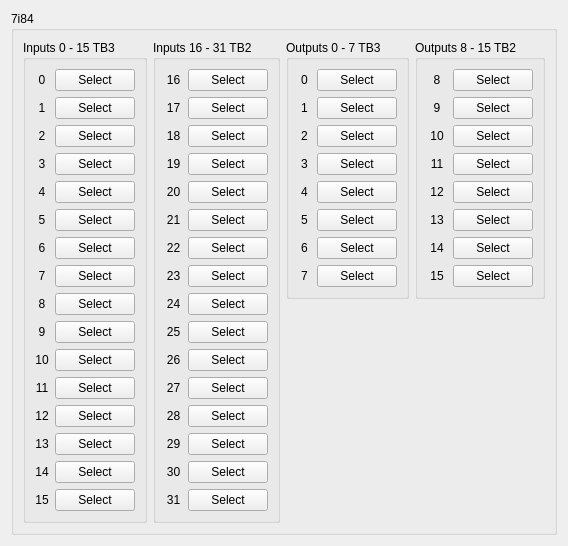
          <widget class="QWidget" name="ss7i84">
           <layout class="QGridLayout" name="gridLayout_60">
            <item row="0" column="0">
             <widget class="QGroupBox" name="groupBox_22">
              <property name="title">
               <string>7i84</string>
              </property>
              <layout class="QGridLayout" name="gridLayout_65">
               <item row="0" column="3">
                <widget class="QGroupBox" name="groupBox_26">
                 <property name="title">
                  <string>Outputs 8 - 15 TB2</string>
                 </property>
                 <layout class="QGridLayout" name="gridLayout_64">
                  <item row="2" column="0">
                   <widget class="QLabel" name="label_460">
                    <property name="text">
                     <string>10</string>
                    </property>
                    <property name="alignment">
                     <set>Qt::AlignCenter</set>
                    </property>
                   </widget>
                  </item>
                  <item row="1" column="0">
                   <widget class="QLabel" name="label_466">
                    <property name="text">
                     <string>9</string>
                    </property>
                    <property name="alignment">
                     <set>Qt::AlignCenter</set>
                    </property>
                   </widget>
                  </item>
                  <item row="7" column="0">
                   <widget class="QLabel" name="label_465">
                    <property name="text">
                     <string>15</string>
                    </property>
                    <property name="alignment">
                     <set>Qt::AlignCenter</set>
                    </property>
                   </widget>
                  </item>
                  <item row="0" column="0">
                   <widget class="QLabel" name="label_467">
                    <property name="text">
                     <string>8</string>
                    </property>
                    <property name="alignment">
                     <set>Qt::AlignCenter</set>
                    </property>
                   </widget>
                  </item>
                  <item row="5" column="0">
                   <widget class="QLabel" name="label_463">
                    <property name="text">
                     <string>13</string>
                    </property>
                    <property name="alignment">
                     <set>Qt::AlignCenter</set>
                    </property>
                   </widget>
                  </item>
                  <item row="6" column="0">
                   <widget class="QLabel" name="label_464">
                    <property name="text">
                     <string>14</string>
                    </property>
                    <property name="alignment">
                     <set>Qt::AlignCenter</set>
                    </property>
                   </widget>
                  </item>
                  <item row="4" column="0">
                   <widget class="QLabel" name="label_462">
                    <property name="text">
                     <string>12</string>
                    </property>
                    <property name="alignment">
                     <set>Qt::AlignCenter</set>
                    </property>
                   </widget>
                  </item>
                  <item row="3" column="0">
                   <widget class="QLabel" name="label_461">
                    <property name="text">
                     <string>11</string>
                    </property>
                    <property name="alignment">
                     <set>Qt::AlignCenter</set>
                    </property>
                   </widget>
                  </item>
                  <item row="0" column="1">
                   <widget class="QPushButton" name="ss7i84out_8">
                    <property name="text">
                     <string>Select</string>
                    </property>
                   </widget>
                  </item>
                  <item row="1" column="1">
                   <widget class="QPushButton" name="ss7i84out_9">
                    <property name="text">
                     <string>Select</string>
                    </property>
                   </widget>
                  </item>
                  <item row="2" column="1">
                   <widget class="QPushButton" name="ss7i84out_10">
                    <property name="text">
                     <string>Select</string>
                    </property>
                   </widget>
                  </item>
                  <item row="3" column="1">
                   <widget class="QPushButton" name="ss7i84out_11">
                    <property name="text">
                     <string>Select</string>
                    </property>
                   </widget>
                  </item>
                  <item row="4" column="1">
                   <widget class="QPushButton" name="ss7i84out_12">
                    <property name="text">
                     <string>Select</string>
                    </property>
                   </widget>
                  </item>
                  <item row="5" column="1">
                   <widget class="QPushButton" name="ss7i84out_13">
                    <property name="text">
                     <string>Select</string>
                    </property>
                   </widget>
                  </item>
                  <item row="6" column="1">
                   <widget class="QPushButton" name="ss7i84out_14">
                    <property name="text">
                     <string>Select</string>
                    </property>
                   </widget>
                  </item>
                  <item row="7" column="1">
                   <widget class="QPushButton" name="ss7i84out_15">
                    <property name="text">
                     <string>Select</string>
                    </property>
                   </widget>
                  </item>
                 </layout>
                </widget>
               </item>
               <item row="0" column="2">
                <widget class="QGroupBox" name="groupBox_23">
                 <property name="title">
                  <string>Outputs 0 - 7 TB3</string>
                 </property>
                 <layout class="QGridLayout" name="gridLayout_61">
                  <item row="2" column="0">
                   <widget class="QLabel" name="label_454">
                    <property name="text">
                     <string>2</string>
                    </property>
                    <property name="alignment">
                     <set>Qt::AlignCenter</set>
                    </property>
                   </widget>
                  </item>
                  <item row="3" column="0">
                   <widget class="QLabel" name="label_455">
                    <property name="text">
                     <string>3</string>
                    </property>
                    <property name="alignment">
                     <set>Qt::AlignCenter</set>
                    </property>
                   </widget>
                  </item>
                  <item row="4" column="0">
                   <widget class="QLabel" name="label_456">
                    <property name="text">
                     <string>4</string>
                    </property>
                    <property name="alignment">
                     <set>Qt::AlignCenter</set>
                    </property>
                   </widget>
                  </item>
                  <item row="5" column="0">
                   <widget class="QLabel" name="label_457">
                    <property name="text">
                     <string>5</string>
                    </property>
                    <property name="alignment">
                     <set>Qt::AlignCenter</set>
                    </property>
                   </widget>
                  </item>
                  <item row="6" column="0">
                   <widget class="QLabel" name="label_458">
                    <property name="text">
                     <string>6</string>
                    </property>
                    <property name="alignment">
                     <set>Qt::AlignCenter</set>
                    </property>
                   </widget>
                  </item>
                  <item row="7" column="0">
                   <widget class="QLabel" name="label_459">
                    <property name="text">
                     <string>7</string>
                    </property>
                    <property name="alignment">
                     <set>Qt::AlignCenter</set>
                    </property>
                   </widget>
                  </item>
                  <item row="1" column="0">
                   <widget class="QLabel" name="label_453">
                    <property name="text">
                     <string>1</string>
                    </property>
                    <property name="alignment">
                     <set>Qt::AlignCenter</set>
                    </property>
                   </widget>
                  </item>
                  <item row="0" column="0">
                   <widget class="QLabel" name="label_452">
                    <property name="text">
                     <string>0</string>
                    </property>
                    <property name="alignment">
                     <set>Qt::AlignCenter</set>
                    </property>
                   </widget>
                  </item>
                  <item row="0" column="1">
                   <widget class="QPushButton" name="ss7i84out_0">
                    <property name="text">
                     <string>Select</string>
                    </property>
                   </widget>
                  </item>
                  <item row="1" column="1">
                   <widget class="QPushButton" name="ss7i84out_1">
                    <property name="text">
                     <string>Select</string>
                    </property>
                   </widget>
                  </item>
                  <item row="2" column="1">
                   <widget class="QPushButton" name="ss7i84out_2">
                    <property name="text">
                     <string>Select</string>
                    </property>
                   </widget>
                  </item>
                  <item row="3" column="1">
                   <widget class="QPushButton" name="ss7i84out_3">
                    <property name="text">
                     <string>Select</string>
                    </property>
                   </widget>
                  </item>
                  <item row="4" column="1">
                   <widget class="QPushButton" name="ss7i84out_4">
                    <property name="text">
                     <string>Select</string>
                    </property>
                   </widget>
                  </item>
                  <item row="5" column="1">
                   <widget class="QPushButton" name="ss7i84out_5">
                    <property name="text">
                     <string>Select</string>
                    </property>
                   </widget>
                  </item>
                  <item row="6" column="1">
                   <widget class="QPushButton" name="ss7i84out_6">
                    <property name="text">
                     <string>Select</string>
                    </property>
                   </widget>
                  </item>
                  <item row="7" column="1">
                   <widget class="QPushButton" name="ss7i84out_7">
                    <property name="text">
                     <string>Select</string>
                    </property>
                   </widget>
                  </item>
                 </layout>
                </widget>
               </item>
               <item row="1" column="2">
                <spacer name="verticalSpacer_6">
                 <property name="orientation">
                  <enum>Qt::Vertical</enum>
                 </property>
                 <property name="sizeHint" stdset="0">
                  <size>
                   <width>20</width>
                   <height>40</height>
                  </size>
                 </property>
                </spacer>
               </item>
               <item row="1" column="3">
                <spacer name="verticalSpacer_7">
                 <property name="orientation">
                  <enum>Qt::Vertical</enum>
                 </property>
                 <property name="sizeHint" stdset="0">
                  <size>
                   <width>20</width>
                   <height>40</height>
                  </size>
                 </property>
                </spacer>
               </item>
               <item row="0" column="0" rowspan="2">
                <widget class="QGroupBox" name="groupBox_24">
                 <property name="title">
                  <string>Inputs 0 - 15 TB3</string>
                 </property>
                 <layout class="QGridLayout" name="gridLayout_62">
                  <item row="14" column="0">
                   <widget class="QLabel" name="label_434">
                    <property name="text">
                     <string>14</string>
                    </property>
                    <property name="alignment">
                     <set>Qt::AlignCenter</set>
                    </property>
                   </widget>
                  </item>
                  <item row="2" column="0">
                   <widget class="QLabel" name="label_422">
                    <property name="text">
                     <string>2</string>
                    </property>
                    <property name="alignment">
                     <set>Qt::AlignCenter</set>
                    </property>
                   </widget>
                  </item>
                  <item row="11" column="0">
                   <widget class="QLabel" name="label_431">
                    <property name="text">
                     <string>11</string>
                    </property>
                    <property name="alignment">
                     <set>Qt::AlignCenter</set>
                    </property>
                   </widget>
                  </item>
                  <item row="1" column="0">
                   <widget class="QLabel" name="label_421">
                    <property name="text">
                     <string>1</string>
                    </property>
                    <property name="alignment">
                     <set>Qt::AlignCenter</set>
                    </property>
                   </widget>
                  </item>
                  <item row="7" column="0">
                   <widget class="QLabel" name="label_427">
                    <property name="text">
                     <string>7</string>
                    </property>
                    <property name="alignment">
                     <set>Qt::AlignCenter</set>
                    </property>
                   </widget>
                  </item>
                  <item row="10" column="0">
                   <widget class="QLabel" name="label_430">
                    <property name="text">
                     <string>10</string>
                    </property>
                    <property name="alignment">
                     <set>Qt::AlignCenter</set>
                    </property>
                   </widget>
                  </item>
                  <item row="5" column="0">
                   <widget class="QLabel" name="label_425">
                    <property name="text">
                     <string>5</string>
                    </property>
                    <property name="alignment">
                     <set>Qt::AlignCenter</set>
                    </property>
                   </widget>
                  </item>
                  <item row="6" column="0">
                   <widget class="QLabel" name="label_426">
                    <property name="text">
                     <string>6</string>
                    </property>
                    <property name="alignment">
                     <set>Qt::AlignCenter</set>
                    </property>
                   </widget>
                  </item>
                  <item row="9" column="0">
                   <widget class="QLabel" name="label_429">
                    <property name="text">
                     <string>9</string>
                    </property>
                    <property name="alignment">
                     <set>Qt::AlignCenter</set>
                    </property>
                   </widget>
                  </item>
                  <item row="15" column="0">
                   <widget class="QLabel" name="label_435">
                    <property name="text">
                     <string>15</string>
                    </property>
                    <property name="alignment">
                     <set>Qt::AlignCenter</set>
                    </property>
                   </widget>
                  </item>
                  <item row="8" column="0">
                   <widget class="QLabel" name="label_428">
                    <property name="text">
                     <string>8</string>
                    </property>
                    <property name="alignment">
                     <set>Qt::AlignCenter</set>
                    </property>
                   </widget>
                  </item>
                  <item row="0" column="0">
                   <widget class="QLabel" name="label_418">
                    <property name="text">
                     <string>0</string>
                    </property>
                    <property name="alignment">
                     <set>Qt::AlignCenter</set>
                    </property>
                   </widget>
                  </item>
                  <item row="3" column="0">
                   <widget class="QLabel" name="label_423">
                    <property name="text">
                     <string>3</string>
                    </property>
                    <property name="alignment">
                     <set>Qt::AlignCenter</set>
                    </property>
                   </widget>
                  </item>
                  <item row="4" column="0">
                   <widget class="QLabel" name="label_424">
                    <property name="text">
                     <string>4</string>
                    </property>
                    <property name="alignment">
                     <set>Qt::AlignCenter</set>
                    </property>
                   </widget>
                  </item>
                  <item row="13" column="0">
                   <widget class="QLabel" name="label_433">
                    <property name="text">
                     <string>13</string>
                    </property>
                    <property name="alignment">
                     <set>Qt::AlignCenter</set>
                    </property>
                   </widget>
                  </item>
                  <item row="12" column="0">
                   <widget class="QLabel" name="label_432">
                    <property name="text">
                     <string>12</string>
                    </property>
                    <property name="alignment">
                     <set>Qt::AlignCenter</set>
                    </property>
                   </widget>
                  </item>
                  <item row="0" column="2">
                   <widget class="QPushButton" name="ss7i84in_0">
                    <property name="text">
                     <string>Select</string>
                    </property>
                   </widget>
                  </item>
                  <item row="1" column="2">
                   <widget class="QPushButton" name="ss7i84in_1">
                    <property name="text">
                     <string>Select</string>
                    </property>
                   </widget>
                  </item>
                  <item row="2" column="2">
                   <widget class="QPushButton" name="ss7i84in_2">
                    <property name="text">
                     <string>Select</string>
                    </property>
                   </widget>
                  </item>
                  <item row="3" column="2">
                   <widget class="QPushButton" name="ss7i84in_3">
                    <property name="text">
                     <string>Select</string>
                    </property>
                   </widget>
                  </item>
                  <item row="4" column="2">
                   <widget class="QPushButton" name="ss7i84in_4">
                    <property name="text">
                     <string>Select</string>
                    </property>
                   </widget>
                  </item>
                  <item row="5" column="2">
                   <widget class="QPushButton" name="ss7i84in_5">
                    <property name="text">
                     <string>Select</string>
                    </property>
                   </widget>
                  </item>
                  <item row="6" column="2">
                   <widget class="QPushButton" name="ss7i84in_6">
                    <property name="text">
                     <string>Select</string>
                    </property>
                   </widget>
                  </item>
                  <item row="7" column="2">
                   <widget class="QPushButton" name="ss7i84in_7">
                    <property name="text">
                     <string>Select</string>
                    </property>
                   </widget>
                  </item>
                  <item row="8" column="2">
                   <widget class="QPushButton" name="ss7i84in_8">
                    <property name="text">
                     <string>Select</string>
                    </property>
                   </widget>
                  </item>
                  <item row="9" column="2">
                   <widget class="QPushButton" name="ss7i84in_9">
                    <property name="text">
                     <string>Select</string>
                    </property>
                   </widget>
                  </item>
                  <item row="10" column="2">
                   <widget class="QPushButton" name="ss7i84in_10">
                    <property name="text">
                     <string>Select</string>
                    </property>
                   </widget>
                  </item>
                  <item row="11" column="2">
                   <widget class="QPushButton" name="ss7i84in_11">
                    <property name="text">
                     <string>Select</string>
                    </property>
                   </widget>
                  </item>
                  <item row="12" column="2">
                   <widget class="QPushButton" name="ss7i84in_12">
                    <property name="text">
                     <string>Select</string>
                    </property>
                   </widget>
                  </item>
                  <item row="13" column="2">
                   <widget class="QPushButton" name="ss7i84in_13">
                    <property name="text">
                     <string>Select</string>
                    </property>
                   </widget>
                  </item>
                  <item row="14" column="2">
                   <widget class="QPushButton" name="ss7i84in_14">
                    <property name="text">
                     <string>Select</string>
                    </property>
                   </widget>
                  </item>
                  <item row="15" column="2">
                   <widget class="QPushButton" name="ss7i84in_15">
                    <property name="text">
                     <string>Select</string>
                    </property>
                   </widget>
                  </item>
                 </layout>
                </widget>
               </item>
               <item row="0" column="1" rowspan="2">
                <widget class="QGroupBox" name="groupBox_25">
                 <property name="title">
                  <string>Inputs 16 - 31 TB2</string>
                 </property>
                 <layout class="QGridLayout" name="gridLayout_63">
                  <item row="13" column="0">
                   <widget class="QLabel" name="label_449">
                    <property name="text">
                     <string>29</string>
                    </property>
                    <property name="alignment">
                     <set>Qt::AlignCenter</set>
                    </property>
                   </widget>
                  </item>
                  <item row="8" column="0">
                   <widget class="QLabel" name="label_444">
                    <property name="text">
                     <string>24</string>
                    </property>
                    <property name="alignment">
                     <set>Qt::AlignCenter</set>
                    </property>
                   </widget>
                  </item>
                  <item row="12" column="0">
                   <widget class="QLabel" name="label_448">
                    <property name="text">
                     <string>28</string>
                    </property>
                    <property name="alignment">
                     <set>Qt::AlignCenter</set>
                    </property>
                   </widget>
                  </item>
                  <item row="5" column="0">
                   <widget class="QLabel" name="label_441">
                    <property name="text">
                     <string>21</string>
                    </property>
                    <property name="alignment">
                     <set>Qt::AlignCenter</set>
                    </property>
                   </widget>
                  </item>
                  <item row="14" column="0">
                   <widget class="QLabel" name="label_450">
                    <property name="text">
                     <string>30</string>
                    </property>
                    <property name="alignment">
                     <set>Qt::AlignCenter</set>
                    </property>
                   </widget>
                  </item>
                  <item row="2" column="0">
                   <widget class="QLabel" name="label_438">
                    <property name="text">
                     <string>18</string>
                    </property>
                    <property name="alignment">
                     <set>Qt::AlignCenter</set>
                    </property>
                   </widget>
                  </item>
                  <item row="3" column="0">
                   <widget class="QLabel" name="label_439">
                    <property name="text">
                     <string>19</string>
                    </property>
                    <property name="alignment">
                     <set>Qt::AlignCenter</set>
                    </property>
                   </widget>
                  </item>
                  <item row="4" column="0">
                   <widget class="QLabel" name="label_440">
                    <property name="text">
                     <string>20</string>
                    </property>
                    <property name="alignment">
                     <set>Qt::AlignCenter</set>
                    </property>
                   </widget>
                  </item>
                  <item row="6" column="0">
                   <widget class="QLabel" name="label_442">
                    <property name="text">
                     <string>22</string>
                    </property>
                    <property name="alignment">
                     <set>Qt::AlignCenter</set>
                    </property>
                   </widget>
                  </item>
                  <item row="11" column="0">
                   <widget class="QLabel" name="label_447">
                    <property name="text">
                     <string>27</string>
                    </property>
                    <property name="alignment">
                     <set>Qt::AlignCenter</set>
                    </property>
                   </widget>
                  </item>
                  <item row="0" column="0">
                   <widget class="QLabel" name="label_436">
                    <property name="text">
                     <string>16</string>
                    </property>
                    <property name="alignment">
                     <set>Qt::AlignCenter</set>
                    </property>
                   </widget>
                  </item>
                  <item row="1" column="0">
                   <widget class="QLabel" name="label_437">
                    <property name="text">
                     <string>17</string>
                    </property>
                    <property name="alignment">
                     <set>Qt::AlignCenter</set>
                    </property>
                   </widget>
                  </item>
                  <item row="15" column="0">
                   <widget class="QLabel" name="label_451">
                    <property name="text">
                     <string>31</string>
                    </property>
                    <property name="alignment">
                     <set>Qt::AlignCenter</set>
                    </property>
                   </widget>
                  </item>
                  <item row="10" column="0">
                   <widget class="QLabel" name="label_446">
                    <property name="text">
                     <string>26</string>
                    </property>
                    <property name="alignment">
                     <set>Qt::AlignCenter</set>
                    </property>
                   </widget>
                  </item>
                  <item row="7" column="0">
                   <widget class="QLabel" name="label_443">
                    <property name="text">
                     <string>23</string>
                    </property>
                    <property name="alignment">
                     <set>Qt::AlignCenter</set>
                    </property>
                   </widget>
                  </item>
                  <item row="9" column="0">
                   <widget class="QLabel" name="label_445">
                    <property name="text">
                     <string>25</string>
                    </property>
                    <property name="alignment">
                     <set>Qt::AlignCenter</set>
                    </property>
                   </widget>
                  </item>
                  <item row="0" column="1">
                   <widget class="QPushButton" name="ss7i84in_16">
                    <property name="text">
                     <string>Select</string>
                    </property>
                   </widget>
                  </item>
                  <item row="1" column="1">
                   <widget class="QPushButton" name="ss7i84in_17">
                    <property name="text">
                     <string>Select</string>
                    </property>
                   </widget>
                  </item>
                  <item row="2" column="1">
                   <widget class="QPushButton" name="ss7i84in_18">
                    <property name="text">
                     <string>Select</string>
                    </property>
                   </widget>
                  </item>
                  <item row="3" column="1">
                   <widget class="QPushButton" name="ss7i84in_19">
                    <property name="text">
                     <string>Select</string>
                    </property>
                   </widget>
                  </item>
                  <item row="4" column="1">
                   <widget class="QPushButton" name="ss7i84in_20">
                    <property name="text">
                     <string>Select</string>
                    </property>
                   </widget>
                  </item>
                  <item row="5" column="1">
                   <widget class="QPushButton" name="ss7i84in_21">
                    <property name="text">
                     <string>Select</string>
                    </property>
                   </widget>
                  </item>
                  <item row="6" column="1">
                   <widget class="QPushButton" name="ss7i84in_22">
                    <property name="text">
                     <string>Select</string>
                    </property>
                   </widget>
                  </item>
                  <item row="7" column="1">
                   <widget class="QPushButton" name="ss7i84in_23">
                    <property name="text">
                     <string>Select</string>
                    </property>
                   </widget>
                  </item>
                  <item row="8" column="1">
                   <widget class="QPushButton" name="ss7i84in_24">
                    <property name="text">
                     <string>Select</string>
                    </property>
                   </widget>
                  </item>
                  <item row="9" column="1">
                   <widget class="QPushButton" name="ss7i84in_25">
                    <property name="text">
                     <string>Select</string>
                    </property>
                   </widget>
                  </item>
                  <item row="10" column="1">
                   <widget class="QPushButton" name="ss7i84in_26">
                    <property name="text">
                     <string>Select</string>
                    </property>
                   </widget>
                  </item>
                  <item row="11" column="1">
                   <widget class="QPushButton" name="ss7i84in_27">
                    <property name="text">
                     <string>Select</string>
                    </property>
                   </widget>
                  </item>
                  <item row="12" column="1">
                   <widget class="QPushButton" name="ss7i84in_28">
                    <property name="text">
                     <string>Select</string>
                    </property>
                   </widget>
                  </item>
                  <item row="13" column="1">
                   <widget class="QPushButton" name="ss7i84in_29">
                    <property name="text">
                     <string>Select</string>
                    </property>
                   </widget>
                  </item>
                  <item row="14" column="1">
                   <widget class="QPushButton" name="ss7i84in_30">
                    <property name="text">
                     <string>Select</string>
                    </property>
                   </widget>
                  </item>
                  <item row="15" column="1">
                   <widget class="QPushButton" name="ss7i84in_31">
                    <property name="text">
                     <string>Select</string>
                    </property>
                   </widget>
                  </item>
                 </layout>
                </widget>
               </item>
              </layout>
             </widget>
            </item>
           </layout>
          </widget>
